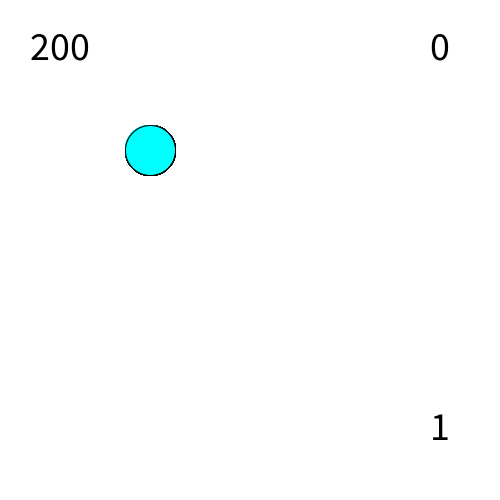
Frame 1 (no input)
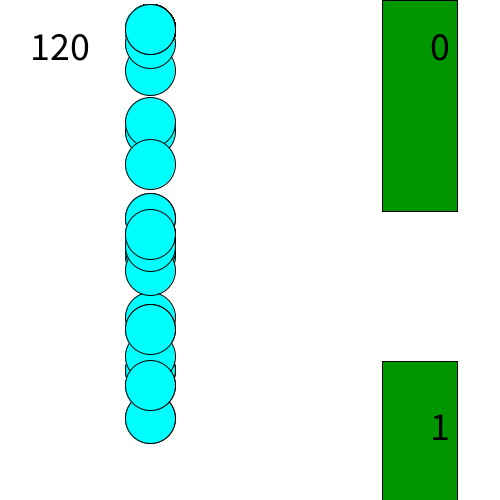
Frame 60 (the mouse pressed at the canvas centre just before this capture)
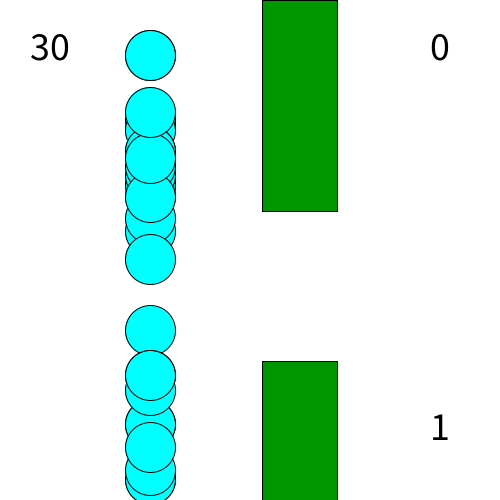
Frame 120 (the mouse held since frame 60 and released just before this capture)

The Processing sketch that drew these frames (run headless with seeded random() and noise(); from frame 60 on, the mouse is pressed at the canvas centre):

// Processing sketch: Flappy_Bird_Example
// ── Flappy_Bird_Example.pde
Pipe pipe;

int number_of_players = 200;
int genCounter = 1;

int fit_sum;
int[] fitness_scores;
int[] fit_array;
int movingIndex;
float mutRate = 20;
//MUTRATE MUST BE BETWEEN 0 AND 100

Player parentone;
Player parenttwo;
Player child;

Player[] savedBrains;
Player[] childPlayers;

Population population;

float timeJump = 1;


void setup() {
  size(500, 500);
  pipe = new Pipe();

  parentone = new Player();
  parenttwo = new Player();
  child = new Player();

  childPlayers = new Player[number_of_players];
  for (int i = 0; i < number_of_players; i++) {
    childPlayers[i] = new Player();
  }

  savedBrains = new Player[number_of_players];
  for (int i = 0; i < number_of_players; i++) {
    savedBrains[i] = new Player();
    savedBrains[i].nn.randomize();
  }

  population = new Population(number_of_players);
}

void transferPlayer(Player toTransfer, Player toTransferTo) {
  toTransferTo.size = toTransfer.size;
  toTransferTo.playerx = toTransfer.playerx;
  toTransferTo.alive = toTransfer.alive;
  toTransferTo.velocity = toTransfer.velocity;
  toTransferTo.birdy = toTransfer.birdy;
  toTransferTo.score = toTransfer.score;
  toTransferTo.fitness = toTransfer.fitness;
  for (int i = 0; i < toTransfer.nn.weights.length; i++) {
    toTransferTo.nn.weights[i] = toTransfer.nn.weights[i];
  }
  for (int i = 0; i < toTransfer.nn.biases.length; i++) {
    toTransferTo.nn.biases[i] = toTransfer.nn.biases[i];
  }
}

void selectParents() {

  int number_of_best_players = 10;
  Player[] sortedBird = new Player[number_of_players];

  for (int i=0; i < number_of_players; i++)
  {
    sortedBird[i] = new Player();
    transferPlayer(savedBrains[i], sortedBird[i]);
  }

  for (int i=0; i < sortedBird.length; i++)
  {
    for (int j=0; j < sortedBird.length-1; j++)
    {
      if (sortedBird[j].fitness < sortedBird[j+1].fitness)
      {
        Player temp = new Player();
        transferPlayer(sortedBird[j], temp);
        transferPlayer(sortedBird[j+1], sortedBird[j]);
        transferPlayer(temp, sortedBird[j+1]);
      }
    }
  }

  for (int i = 0; i < number_of_players; i++) {
    transferPlayer(sortedBird[int(random(number_of_best_players))], parentone);
    //transferPlayer(savedBrains[fit_array[int(random(fit_array.length))]], parenttwo);
    makeChild(i);
  }
}

void makeChild(int i) {
  transferPlayer(parentone, child);
  child.nn.mutate(child.nn, mutRate);
  transferPlayer(child, childPlayers[i]);
}

void writeScore() {
  textSize(40);
  fill(0);
  text(pipe.totScore, width-70, 60);
}

void writeLivingPlayers() {
  textSize(40);
  fill(0);
  text(population.living_players, 30, 60);
}

void playerCopy(Player transfer, Player playerToCopyTo) {
  playerToCopyTo.gravity =  transfer.gravity;
}

void writeGen() {
  fill(0);
  textSize(40);
  text(genCounter, width-70, height-60);
}

void restart() {
  if (population.allDead == true) {
    genCounter++;

    pipe.totScore = 0;
    pipe.topval = random(50, width-200);
    pipe.botval = pipe.topval+175;
    pipe.pipex=500;

    for (int i = 0; i < number_of_players; i++) {
      transferPlayer(population.player[i], savedBrains[i]);
    }

    selectParents();

    for (int i = 0; i < number_of_players; i++) {
      transferPlayer(childPlayers[i], savedBrains[i]);
    }

    population = new Population(number_of_players);
    population.allDead = false;
  }
}

void keyPressed() {
  if (keyCode == 39) {
    timeJump *= 2;
  }

  if (timeJump>1) {
    if (keyCode == 37) {
      timeJump /= 2;
    }
  }

  if (key == 'k' || key == 'K') {
    for (int i = 0; i < number_of_players; i++) {
      population.player[i].alive = false;
    }
  }
}


void draw() {
  for (float t = 0; t < timeJump; t++) {
    background(255);
    pipe.update();
    writeScore();
    writeGen();
    writeLivingPlayers();
    population.update();
  }
}

// ── NN.pde
class NN {
  private int num_of_inputs;
  private int num_of_hidden;
  private int num_of_outputs;

  private int num_of_weights;
  private int num_of_biases;

  private float[] inputs;
  private float[] biases;
  private float[] weights;
  private int[] hidden;
  private float[] outputs;

  private float[] hidden_outputs;
  private float[] next_hidden_outputs;
  private int hidden_weights;
  private int hidden_biases;

  float mutationRate;

  NN(float[] inps, int[] hids, int numO) {
    inputs = inps;
    num_of_inputs = inputs.length;

    hidden = hids;
    for (int i = 0; i < hidden.length; i++) {
      num_of_hidden += hidden[i];
    }

    num_of_outputs = numO;

    initialize();
  }

  void mutate(NN toMutate, float mutRate) {
    mutationRate = mutRate;
    for (int x = 0; x < toMutate.weights.length; x++) {
      if ((random(0, 100))<mutationRate) {
        toMutate.weights[x] = random(-1, 1);
      }
    }
    for (int x = 0; x < toMutate.biases.length; x++) {
      if (random(0, 100)<mutationRate) {
        toMutate.biases[x] = random(-1, 1);
      }
    }
  }

  void transfer(NN toTransfer, NN toTransferTo) {
    for (int i = 0; i < toTransfer.weights.length; i++) {
      toTransferTo.weights[i] = toTransfer.weights[i];
    }
    for (int i = 0; i < toTransfer.biases.length; i++) {
      toTransferTo.biases[i] = toTransfer.biases[i];
    }
  }

  void breed(NN parentone, NN parenttwo, int wo, int wt, int bo, int bt, float mutRate, NN child) {
    transfer(parentone, child);
    for (int i = wo; i < wt; i++) {
      child.weights[i] = parenttwo.weights[i];
    }
    for (int i = bo; i < bt; i++) {
      child.biases[i] = parenttwo.biases[i];
    }
    mutationRate = mutRate;
    mutate(child, mutationRate);
  } 

  void initialize() {
    num_of_weights = 0;
    num_of_weights += inputs.length*hidden[0];
    if (hidden.length > 1) {
      for (int i = 1; i < hidden.length; i++) {
        num_of_weights += hidden[i-1]*hidden[i];
      }
    }
    num_of_weights += num_of_outputs*hidden[hidden.length-1];

    num_of_biases = num_of_hidden+num_of_outputs;

    next_hidden_outputs = new float[hidden[0]];
    hidden_outputs = new float[hidden[0]];
    weights = new float[num_of_weights];
    biases = new float[num_of_biases];
    outputs = new float[num_of_outputs];
    hidden_weights = 0;
    hidden_biases = 0;
  }

  void randomize() {
    for (int i = 0; i < weights.length; i++) {
      weights[i] = random(-1, 1);
    }
    for (int i = 0; i < biases.length; i++) {
      biases[i] = random(-1, 1);
    }
  }

  void compute() { 
    next_hidden_outputs = new float[hidden[0]];
    hidden_outputs = new float[hidden[0]];
    outputs = new float[num_of_outputs];
    hidden_weights = 0;
    hidden_biases = 0;
    if (hidden.length == 1) {
      for (int i = 0; i < hidden[0]; i++) {
        for (int x = 0; x < num_of_inputs; x++) {
          hidden_outputs[i] += inputs[x]*weights[x+(i*num_of_inputs)];
        }
        hidden_outputs[i] += biases[i];
        if (hidden_outputs[i] < 0) {
          hidden_outputs[i] = 0;
        }
      }

      for (int i = 0; i < num_of_outputs; i++) {
        for (int x = 0; x < hidden[0]; x++) {
          outputs[i] += hidden_outputs[x]*weights[(num_of_inputs*hidden[0])+x];
        }
        outputs[i] += biases[hidden[0]+i];
        outputs[i] = (float)Math.tanh(outputs[i]);
      }
    } else if (hidden.length > 1) {
      hidden_weights = hidden[0]*inputs.length;
      hidden_biases = 0;
      hidden_outputs = new float[hidden[0]];


      for (int i = 0; i < hidden[0]; i++) {
        for (int x = 0; x < num_of_inputs; x++) {
          hidden_outputs[i] += inputs[x]*weights[x+(i*num_of_inputs)];
        }
        hidden_outputs[i] += biases[i];
        if (hidden_outputs[i] < 0) {
          hidden_outputs[i] = 0;
        }
      }

      for (int i = 1; i < hidden.length; i++) {
        hidden_biases += hidden[i-1]-1;
        next_hidden_outputs = new float[hidden[i]];
        for (int x = 0; x < hidden[i]; x++) {
          for (int j = 0; j < hidden[i-1]; j++) {
            next_hidden_outputs[x] += hidden_outputs[j]*weights[(hidden_weights)+j+(x*hidden[i])];
            println(hidden_weights+j+(x*hidden[i]));
          }
          next_hidden_outputs[x] += biases[hidden_biases+x];
          if (next_hidden_outputs[x] < 0) {
            next_hidden_outputs[x] = 0;
          }
        }
        hidden_outputs = next_hidden_outputs;
        hidden_weights += hidden[i]*hidden[i-1]-1;
      }

      hidden_biases += hidden[hidden.length-1]-1;

      for (int i = 0; i < num_of_outputs; i++) {
        for (int x = 0; x < hidden[hidden.length-1]; x++) {
          outputs[i] += hidden_outputs[x]*weights[weights.length-1-x];
        }
        outputs[i] += biases[hidden_biases+i];
        outputs[i] = (float)Math.tanh(outputs[i]);
      }
    }
  }
}

class Perceptron {
  private float[] inputs;
  private float[] outputs;
  private float[] weights;
  private float[] biases;

  private int num_of_inputs;
  private int num_of_outputs;

  float mutationRate;

  Perceptron(float[] inps, int numO) {
    inputs = inps;
    num_of_inputs = inputs.length;

    num_of_outputs = numO;
    outputs = new float[num_of_outputs];

    initialize();
  }

  void mutate(Perceptron toMutate, float mutRate) {
    mutationRate = mutRate;
    for (int x = 0; x < toMutate.weights.length; x++) {
      if ((random(0, 100))<mutationRate) {
        toMutate.weights[x] = random(-1, 1);
      }
    }
    for (int x = 0; x < toMutate.biases.length; x++) {
      if (random(0, 100)<mutationRate) {
        toMutate.biases[x] = random(-1, 1);
      }
    }
  }

  void transfer(Perceptron toTransfer, Perceptron toTransferTo) {
    for (int i = 0; i < toTransfer.weights.length; i++) {
      toTransferTo.weights[i] = toTransfer.weights[i];
    }
    for (int i = 0; i < toTransfer.biases.length; i++) {
      toTransferTo.biases[i] = toTransfer.biases[i];
    }
  }

  void breed(Perceptron parentone, Perceptron parenttwo, int wo, int wt, int bo, int bt, float mutRate, Perceptron child) {
    transfer(parentone, child);
    for (int i = wo; i < wt; i++) {
      child.weights[i] = parenttwo.weights[i];
    }
    for (int i = bo; i < bt; i++) {
      child.biases[i] = parenttwo.biases[i];
    }
    mutationRate = mutRate;
    mutate(child, mutationRate);
  } 

  void initialize() {
    weights = new float[num_of_inputs*num_of_outputs];
    for (int i = 0; i < weights.length; i++) {
      weights[i] = 0;
    }   
    biases = new float[num_of_outputs];
    for (int i = 0; i < biases.length; i++) {
      biases[i] = 0;
    }
  }

  void randomize() {
    for (int i = 0; i < weights.length; i++) {
      weights[i] = random(-1, 1);
    }   
    biases = new float[num_of_outputs];
    for (int i = 0; i < biases.length; i++) {
      biases[i] = random(-1, 1);
    }
  }

  void compute() {
    outputs = new float[num_of_outputs];
    for (int i = 0; i < num_of_outputs; i++) {
      for (int j = 0; j < num_of_inputs; j++) {
        outputs[i] += inputs[j]*weights[j+(i*num_of_inputs)];
      }
      outputs[i] += biases[i];
      outputs[i] = (float)Math.tanh(outputs[i]);
    }
  }
}

// ── Pipes.pde
class Pipe {

  float topval;
  float botval;
  float pipex;

  boolean hitedge;

  int totScore;
  boolean restart = false;

  Pipe() {
    topval = random(50, 300);
    botval = topval+150;
    pipex = 500;
    hitedge = false;
  }

  void show() {
    fill(0, 150, 0);
    rect(pipex, 0, 75, topval);
    rect(pipex, botval, 75, width);
  }

  void edge() {
    if (pipex<0) {
      topval = random(50, width-200);
      botval = topval+175;
      hitedge = true;
      pipex=500;
      if (population.allDead == false) {
        totScore++;
      }
    }
  }

  void update() {
    edge();
    show();
    pipex = pipex-2;
  }
}

// ── Player.pde
class Player {

  int playerx;
  float birdy;
  float velocity;

  float gravity;
  int size;

  int score;
  int fitness;

  boolean alive = true;

  Perceptron nn;
  float[] inputs = {birdy, velocity, pipe.topval, pipe.botval};

  Player() {
    gravity = 0.4;

    playerx = 150;
    velocity = 0;
    birdy = 150;
    size = 50;
    fitness = 0;

    score = 0;
    alive = true;

    nn = new Perceptron(inputs, 1);
  }

  void show() {
    fill(0, 255, 255);
    ellipse(playerx, birdy, size, size);
  }

  void jump() {
    if (nn.outputs[0] > 0.5) {
      if (velocity > 3  ) {
        velocity = -8;
      }
    }
  }

  void brain() {
    inputs[0] = birdy;
    inputs[1] = velocity;
    inputs[2] = pipe.topval;
    inputs[3] = pipe.botval;

    nn.compute();
  }

  void edge() {
    if (birdy > 500) {
      alive = false;
    }
    if (birdy < 0) {
      alive = false;
    }
  }

  void scoring () {
    if (pipe.hitedge == true) {
      score++;
      pipe.hitedge = false;
    }
  }

  void hitPipe() {
    if (pipe.pipex+75>125) {  
      if (pipe.pipex<175) {
        if (birdy+25>pipe.botval) {
          alive = false;
        }
        if (birdy-25<pipe.topval) {
          alive = false;
        }
      }
    }
  }

  void die () {
    if (alive == false) {
      score = 0;
      birdy = 150;
      velocity = 0;
      size = 0;
    }
  }

  void update() {
    fitness++;
    brain();
    jump();
    edge();
    if (alive) {
      show();
      fitness++;
    }
    scoring();
    hitPipe();
    die();
    velocity += gravity; 
    birdy += velocity;
  }
}

// ── Population.pde
class Population {

  Player[] player;

  int num_of_players;
  int living_players;

  boolean allDead;

  Population(int player_num) {
    num_of_players = player_num;
    player = new Player[num_of_players];
    for (int i = 0; i < num_of_players; i++) {
      // INJECTING SAVED INTO NEXT GENERATION AND RESETTING ALL RELEVANT VARIABLES IN PLAYER CLASS
      player[i] = new Player();
      transferPlayer(savedBrains[i], player[i]);
      player[i].size = 50;
      player[i].playerx = 150;
      player[i].alive = true;
      player[i].velocity = 0;
      player[i].birdy = 150;
      player[i].score = 0;
      player[i].fitness = 0;
    }
    living_players = player.length;
    allDead = false;
  }

  void checkPlayers() {
    living_players = 0;
    for (int i = 0; i < num_of_players; i++) {
      if (player[i].alive) {
        living_players++;
      }
    }
    if (living_players == 0) {
      allDead = true;
      restart();
    } else {
      allDead = false;
    }
  }

  //KILL SWITCH

  void update() {
    for (int i = 0; i < num_of_players; i++) {
      checkPlayers();
      player[i].update();
    }
  }
}
